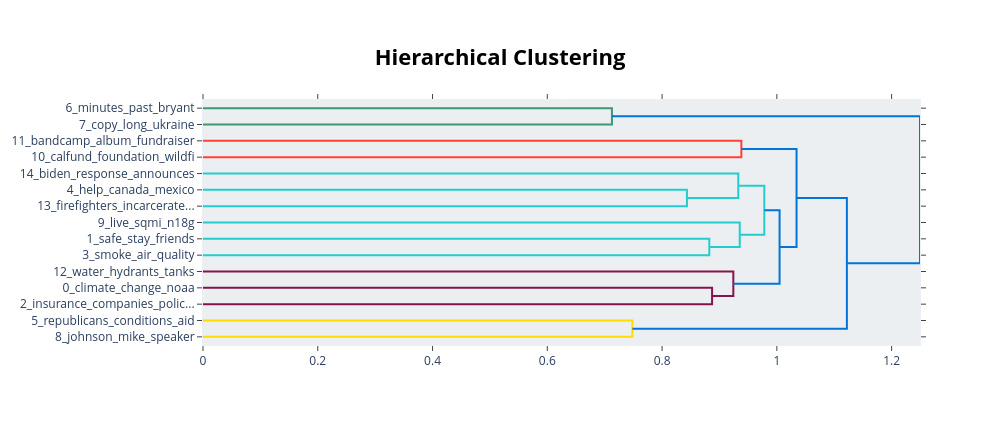

The code cell stored with this chart in its notebook:
### Code cell
# Visualize topic hierarchy
if topic_model_all is not None:
    try:
        fig = topic_model_all.visualize_hierarchy(top_n_topics=15)
        fig.write_html(str(OUTPUT_DIR / "overall_topics_hierarchy.html"))
        fig.show()
    except Exception as e:
        print(f"Could not create hierarchy visualization: {e}")

### Figure 1 — Plotly figure (JSON) as saved in the notebook; plotly's stock layout.template omitted (floating-point values rounded to 4 significant figures)
{"data": [{"hoverinfo": "text", "marker": {"color": "rgb(61,153,112)"}, "mode": "lines", "type": "scatter", "x": [0, 0.7126, 0.7126, 0], "xaxis": "x", "y": [-5, -5, -15, -15], "yaxis": "y"}, {"hoverinfo": "text", "marker": {"color": "rgb(255,65,54)"}, "mode": "lines", "type": "scatter", "x": [0, 0.9381, 0.9381, 0], "xaxis": "x", "y": [-25, -25, -35, -35], "yaxis": "y"}, {"hoverinfo": "text", "marker": {"color": "rgb(35,205,205)"}, "mode": "lines", "type": "scatter", "x": [0, 0.8433, 0.8433, 0], "xaxis": "x", "y": [-55, -55, -65, -65], "yaxis": "y"}, {"hoverinfo": "text", "marker": {"color": "rgb(35,205,205)"}, "mode": "lines", "type": "scatter", "x": [0, 0.9328, 0.9328, 0.8433], "xaxis": "x", "y": [-45, -45, -60, -60], "yaxis": "y"}, {"hoverinfo": "text", "marker": {"color": "rgb(35,205,205)"}, "mode": "lines", "type": "scatter", "x": [0, 0.8823, 0.8823, 0], "xaxis": "x", "y": [-85, -85, -95, -95], "yaxis": "y"}, {"hoverinfo": "text", "marker": {"color": "rgb(35,205,205)"}, "mode": "lines", "type": "scatter", "x": [0, 0.9353, 0.9353, 0.8823], "xaxis": "x", "y": [-75, -75, -90, -90], "yaxis": "y"}, {"hoverinfo": "text", "marker": {"color": "rgb(35,205,205)"}, "mode": "lines", "type": "scatter", "x": [0.9328, 0.9782, 0.9782, 0.9353], "xaxis": "x", "y": [-52.5, -52.5, -82.5, -82.5], "yaxis": "y"}, {"hoverinfo": "text", "marker": {"color": "rgb(133,20,75)"}, "mode": "lines", "type": "scatter", "x": [0, 0.8871, 0.8871, 0], "xaxis": "x", "y": [-115, -115, -125, -125], "yaxis": "y"}, {"hoverinfo": "text", "marker": {"color": "rgb(133,20,75)"}, "mode": "lines", "type": "scatter", "x": [0, 0.9242, 0.9242, 0.8871], "xaxis": "x", "y": [-105, -105, -120, -120], "yaxis": "y"}, {"hoverinfo": "text", "marker": {"color": "rgb(0,116,217)"}, "mode": "lines", "type": "scatter", "x": [0.9782, 1.005, 1.005, 0.9242], "xaxis": "x", "y": [-67.5, -67.5, -112.5, -112.5], "yaxis": "y"}, {"hoverinfo": "text", "marker": {"color": "rgb(0,116,217)"}, "mode": "lines", "type": "scatter", "x": [0.9381, 1.034, 1.034, 1.005], "xaxis": "x", "y": [-30, -30, -90, -90], "yaxis": "y"}, {"hoverinfo": "text", "marker": {"color": "rgb(255,220,0)"}, "mode": "lines", "type": "scatter", "x": [0, 0.7482, 0.7482, 0], "xaxis": "x", "y": [-135, -135, -145, -145], "yaxis": "y"}, {"hoverinfo": "text", "marker": {"color": "rgb(0,116,217)"}, "mode": "lines", "type": "scatter", "x": [1.034, 1.122, 1.122, 0.7482], "xaxis": "x", "y": [-60, -60, -140, -140], "yaxis": "y"}, {"hoverinfo": "text", "marker": {"color": "rgb(0,116,217)"}, "mode": "lines", "type": "scatter", "x": [0.7126, 1.249, 1.249, 1.122], "xaxis": "x", "y": [-10, -10, -100, -100], "yaxis": "y"}], "layout": {"autosize": false, "height": 425, "hoverlabel": {"bgcolor": "white", "font": {"family": "Rockwell", "size": 16}}, "hovermode": "closest", "plot_bgcolor": "#ECEFF1", "showlegend": false, "title": {"font": {"color": "Black", "size": 22}, "text": "<b>Hierarchical Clustering</b>", "x": 0.5, "xanchor": "center", "yanchor": "top"}, "width": 1000, "xaxis": {"mirror": "allticks", "rangemode": "tozero", "showgrid": false, "showline": true, "showticklabels": true, "ticks": "outside", "type": "linear", "zeroline": false}, "yaxis": {"mirror": "allticks", "range": [-150, 0], "rangemode": "tozero", "showgrid": false, "showline": true, "showticklabels": true, "tickmode": "array", "ticks": "outside", "ticktext": ["6_minutes_past_bryant", "7_copy_long_ukraine", "11_bandcamp_album_fundraiser", "10_calfund_foundation_wildfi", "14_biden_response_announces", "4_help_canada_mexico", "13_firefighters_incarcerate...", "9_live_sqmi_n18g", "1_safe_stay_friends", "3_smoke_air_quality", "12_water_hydrants_tanks", "0_climate_change_noaa", "2_insurance_companies_polic...", "5_republicans_conditions_aid", "8_johnson_mike_speaker"], "tickvals": [-5, -15, -25, -35, -45, -55, -65, -75, -85, -95, -105, -115, -125, -135, -145], "type": "linear", "zeroline": false}}}
